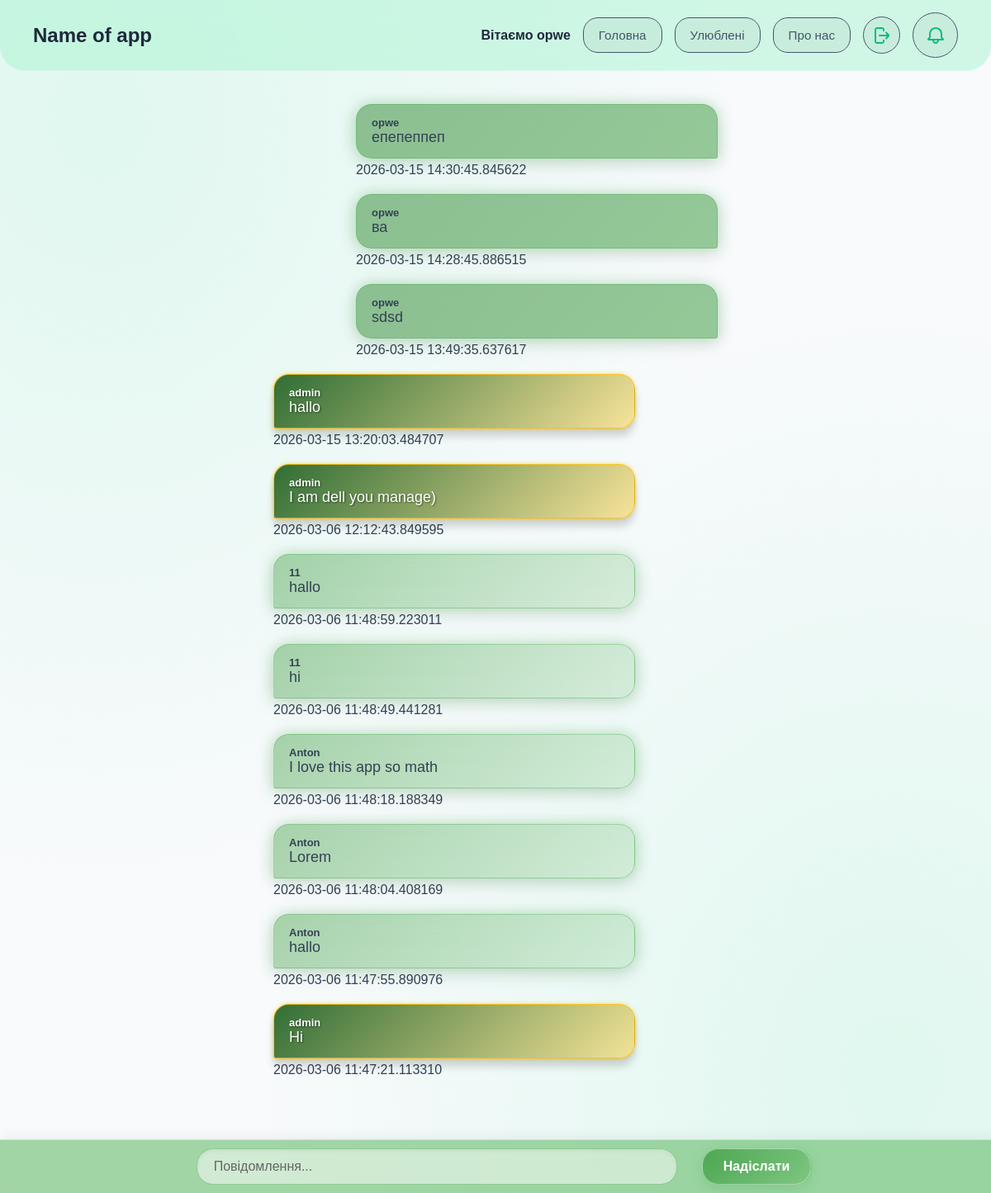
Page /forum (signed in) on the committed database.
### DB.py (models this page shows, shortened)
class User(UserMixin, db.Model):
    id = db.Column(db.Integer, primary_key=True)
    isAdmin = db.Column(db.Boolean, default=False)
    username = db.Column(db.String(150), unique=True, nullable=False)
    gmail = db.Column(db.String(150), unique=True, nullable=False)
    password_hash = db.Column(db.String(256), nullable=False)

class Forum(db.Model):
    id = db.Column(db.Integer, primary_key=True)
    userID = db.Column(db.Integer, db.ForeignKey('user.id'), nullable=False)
    username = db.Column(db.String(150), nullable=False)
    comment = db.Column(db.Text, nullable=False)
    date = db.Column(db.DateTime, nullable=False)
    isAdmin = db.Column(db.Boolean, default=False)

### app.py (the view)
@app.route('/forum', methods=['GET', 'POST'])
@login_required
def forum():
    if request.method == 'POST':
        comment = request.form['comment']
        new_comment = Forum(username=current_user.username, comment=comment, userID=current_user.id, date=datetime.utcnow(), isAdmin=current_user.isAdmin)
        db.session.add(new_comment)
        db.session.commit()
        return redirect('/forum')
    all_comments = Forum.query.order_by(Forum.date.desc()).all()
    commitDb = Comits.query.order_by(Comits.date.desc()).limit(5).all()
    return render_template('forum.html', comments=all_comments, comits=commitDb)

### app.py (called while the page is built)
@login_manager.user_loader
def load_user(user_id):
    return User.query.get(int(user_id))

### templates/forum.html (shortened to what this page needs)
<!DOCTYPE html>
<html lang="en">
<head>
    <link rel="stylesheet" href="{{ url_for('static', filename='styles/commit.css') }}">
    <link rel="stylesheet" href="{{ url_for('static', filename='styles/forum-style.css') }}">
    <link rel="stylesheet" href="{{ url_for('static', filename='styles/btn-style.css') }}">
    <link rel="stylesheet" href="{{ url_for('static', filename='styles/user-favorite-style.css') }}">
</head>
<body>
    <header>
        <h1>Name of app</h1>
        <div class="header-btn">
            {% if current_user.is_authenticated %}
                <span class="welcome-text">Вітаємо {{ current_user.username }}</span>
                <a href="{{ url_for('main') }}"><button>Головна</button></a>
                <a href="{{ url_for('favorite') }}"><button>Улюблені</button></a>
                <a href="{{ url_for('about_ass') }}"><button>Про нас</button></a>
                <a href="{{ url_for('logout') }}" class="logout-btn">
                </a>
                <button id="open-commit" class="logout-btn" style="width: 55px; height: 55px;">
                </button>
            {% else %}
                <a href="{{ url_for('login') }}"><button>Увійти</button></a>
                <a href="{{ url_for('register') }}"><button>Зареєструватись</button></a>
            {% endif %}
        </div>
    </header>
    <main style="margin-bottom: 100px;">
        {% for comment in comments %}
            {% if comment.userID == current_user.id %}
                <div class="my-message">
                    <div class="{% if comment.isAdmin %}message-admin{% else %}message-user{% endif %} right-masage">
                        <p class="user-name">{{ comment.username }}</p>
                        <p class="massage">{{ comment.comment }}</p>
                    </div>
                    <span class="message-date">{{ comment.date }}</span>
                </div>
            {% else %}
                <div class="not-my-message">
                    <div class="{% if comment.isAdmin %}message-admin{% else %}message-user{% endif %}">
                        <p class="user-name">{{ comment.username }}</p>
                        <p class="massage">{{ comment.comment }}</p>
                    </div>
                    <span class="message-date">{{ comment.date }}</span>
                </div>
            {% endif %}
        {% endfor %}
    </main>
    <form class="forms-input" action="/forum" method="POST">
        <input type="text" name="comment" placeholder="Повідомлення..." required>
        <button type="submit">Надіслати</button>
    </form>
</body>
</html>

### static/styles/forum-style.css (style rules this page uses)
.forms-input { width: 100%; display: flex; justify-content: center; gap: 30px; align-items: center; position: fixed; bottom: 0px; left: 0px; right: 0px; padding: 10px; z-index: 1000; background: rgba(76, 175, 80, 0.5); backdrop-filter: blur(12px); -webkit-backdrop-filter: blur(12px); border-top: 1px solid rgba(255, 255, 255, 0.4); box-shadow: 0 -4px 15px rgba(0, 0, 0, 0.05); }
.forms-input input[type="text"] { width: 45%; max-width: 800px; padding: 12px 20px; font-size: 16px; background: rgba(255, 255, 255, 0.5); border: 1px solid rgba(76, 175, 80, 0.5); border-radius: 20px; color: #111; outline: none; transition: all 0.3s ease; box-shadow: inset 0 2px 5px rgba(0, 0, 0, 0.05); }
.forms-input input[type="text"]::placeholder { color: #666; }
.forms-input button { padding: 12px 25px; font-size: 16px; font-weight: 700; color: #fff; background: linear-gradient(135deg, rgba(67, 160, 71, 0.8) 0%, rgba(129, 199, 132, 0.8) 100%); backdrop-filter: blur(5px); -webkit-backdrop-filter: blur(5px); border: 1px solid rgba(255, 255, 255, 0.4); border-radius: 20px; cursor: pointer; transition: all 0.3s ease; box-shadow: 0 4px 15px rgba(76, 175, 80, 0.3); }
header { width: 100%; display: flex; justify-content: space-between; align-items: center; padding-inline: 60px; box-sizing: border-box; }
main { display: flex; flex-direction: column; align-items: center; gap: 20px; padding-top: 20px; }
.message-admin { display: flex; flex-direction: column; width: 400px; background: linear-gradient(135deg, rgba(27, 94, 32, 0.9) 0%, rgba(255, 193, 7, 0.4) 100%); backdrop-filter: blur(15px); -webkit-backdrop-filter: blur(15px); border: 1px solid rgba(255, 193, 7, 0.8); box-shadow: 0 10px 10px rgba(0, 0, 0, 0.15), 0 0 5px rgba(255, 193, 7, 0.6); padding: 14px 18px; border-radius: 19px 19px 19px 3px; margin-bottom: 5px; color: #ffffff; text-shadow: 1px 1px 2px rgba(0,0,0,0.5); font-weight: 600; }
.message-user { display: flex; flex-direction: column; width: auto; width: 400px; background: linear-gradient(135deg, rgba(67, 160, 71, 0.45) 0%, rgba(129, 199, 132, 0.25) 100%); backdrop-filter: blur(12px); -webkit-backdrop-filter: blur(12px); border: 1px solid rgba(76, 175, 80, 0.4); box-shadow: 0 8px 24px rgba(0, 0, 0, 0.08), 0 0 18px rgba(76, 175, 80, 0.35); padding: 14px 18px; border-radius: 19px 19px 19px 3px; margin-bottom: 5px; }
.user-name { margin: 0px; padding: 0px; font-size: 13px; font-weight: 700; }
.massage { margin: 0px; padding: 0px; font-size: 18px; font-weight: 500; }
.my-message { margin-left: 100px; }
.not-my-message { margin-right: 100px; }
.right-masage { background: linear-gradient(135deg, rgba(99, 166, 102, 0.7) 0%, rgba(67, 160, 71, 0.55) 100%); border-radius: 19px 19px 3px 19px; }

### static/styles/btn-style.css (style rules this page uses)
.logout-btn { width: 43px; height: 43px; text-decoration: none; background: rgba(0, 0, 0, 0.04); border: solid; border-width: 1px; cursor: pointer; font-family: inherit; font-size: 0.95rem; color: #475569; border-radius: 50%; transition: all 0.2s ease; display: flex; align-items: center; justify-content: center; }

### static/styles/user-favorite-style.css (style rules this page uses)
body { font-family: 'Nunito Sans', sans-serif; margin: 0; color: #334155; background-color: #f8fafc; background-image: radial-gradient(at 10% 10%, rgba(167, 243, 208, 0.3) 0px, transparent 50%), radial-gradient(at 90% 90%, rgba(167, 243, 208, 0.3) 0px, transparent 50%); background-attachment: fixed; min-height: 100vh; }
a { text-decoration: none; }
header { display: flex; justify-content: space-between; align-items: center; padding: 15px 40px; background: rgba(167, 243, 208, 0.5); backdrop-filter: blur(12px); -webkit-backdrop-filter: blur(12px); border-bottom: 1px solid rgba(255, 255, 255, 0.3); border-radius: 0px 0px 30px 30px; position: sticky; top: 0; z-index: 100; }
header h1 { font-size: 1.5rem; margin: 0; color: #1e293b; display: flex; align-items: center; gap: 10px; }
.header-btn { display: flex; align-items: center; gap: 15px; }
.header-btn button:not(.logout-btn) { text-decoration: none; background: rgba(0, 0, 0, 0.04); border: solid; border-width: 1px; cursor: pointer; padding: 12px 18px; font-family: inherit; font-size: 0.95rem; color: #475569; border-radius: 18px; transition: all 0.2s ease; display: flex; align-items: center; justify-content: center; }
.header-btn button { fill: currentColor; }
.header-btn .welcome-text { color: #1e293b; font-weight: 600; }
main { padding: 40px; display: flex; justify-content: center; }

### rows in the picture
User: username "opwe"
Forum: username "opwe", comment "епепеппеп", date "2026-03-15 14:30:45.845622"
Forum: username "opwe", comment "ва", date "2026-03-15 14:28:45.886515"
Forum: username "opwe", comment "sdsd", date "2026-03-15 13:49:35.637617"
Forum: username "admin", comment "hallo", date "2026-03-15 13:20:03.484707"
Forum: username "admin", comment "I am dell you manage)", date "2026-03-06 12:12:43.849595"
Forum: username "11", comment "hallo", date "2026-03-06 11:48:59.223011"
Forum: username "11", comment "hi", date "2026-03-06 11:48:49.441281"
Forum: username "Anton", comment "I love this app so math", date "2026-03-06 11:48:18.188349"
Forum: username "Anton", comment "Lorem", date "2026-03-06 11:48:04.408169"
Forum: username "Anton", comment "hallo", date "2026-03-06 11:47:55.890976"
Forum: username "admin", comment "Hi", date "2026-03-06 11:47:21.113310"
